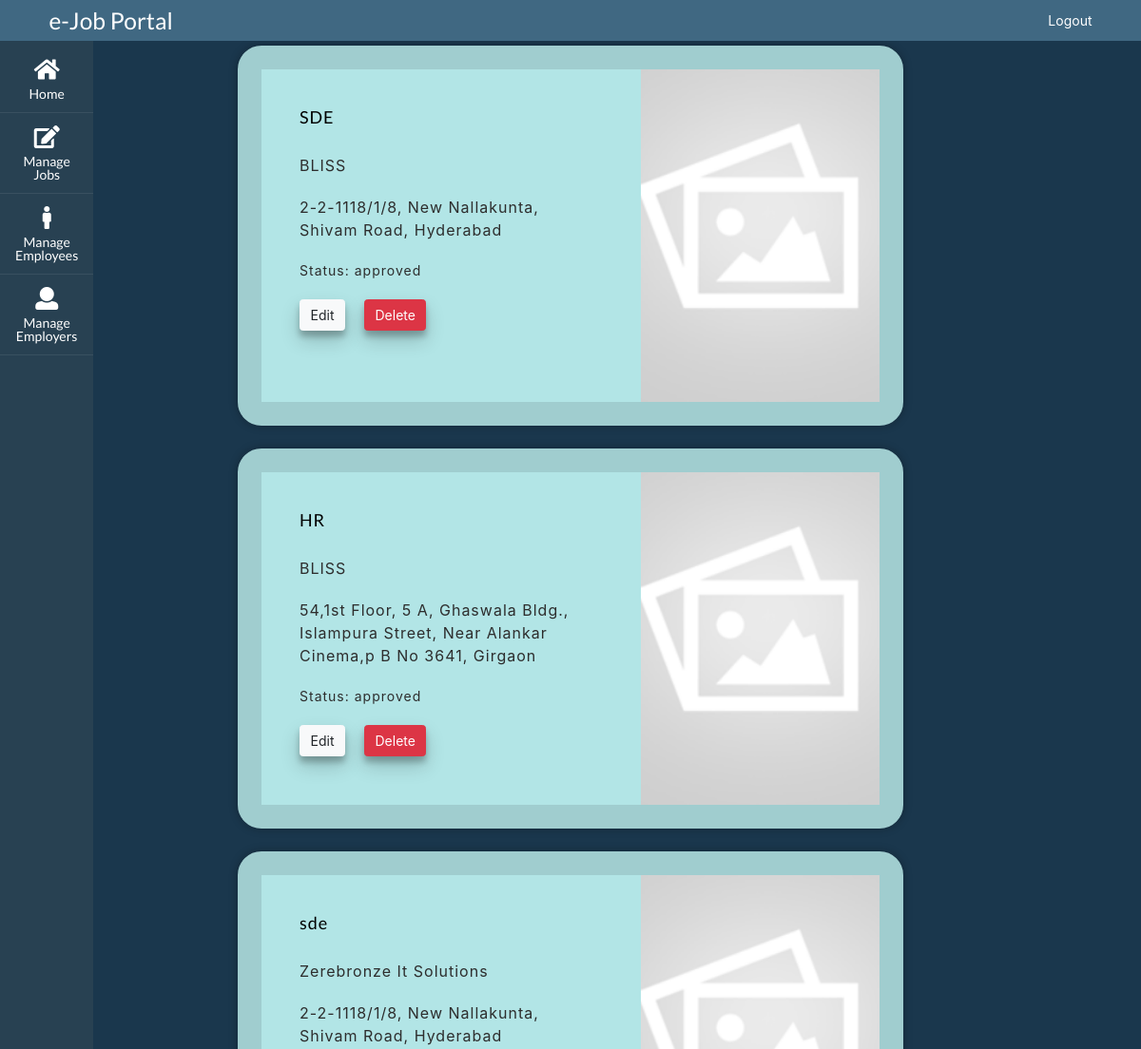
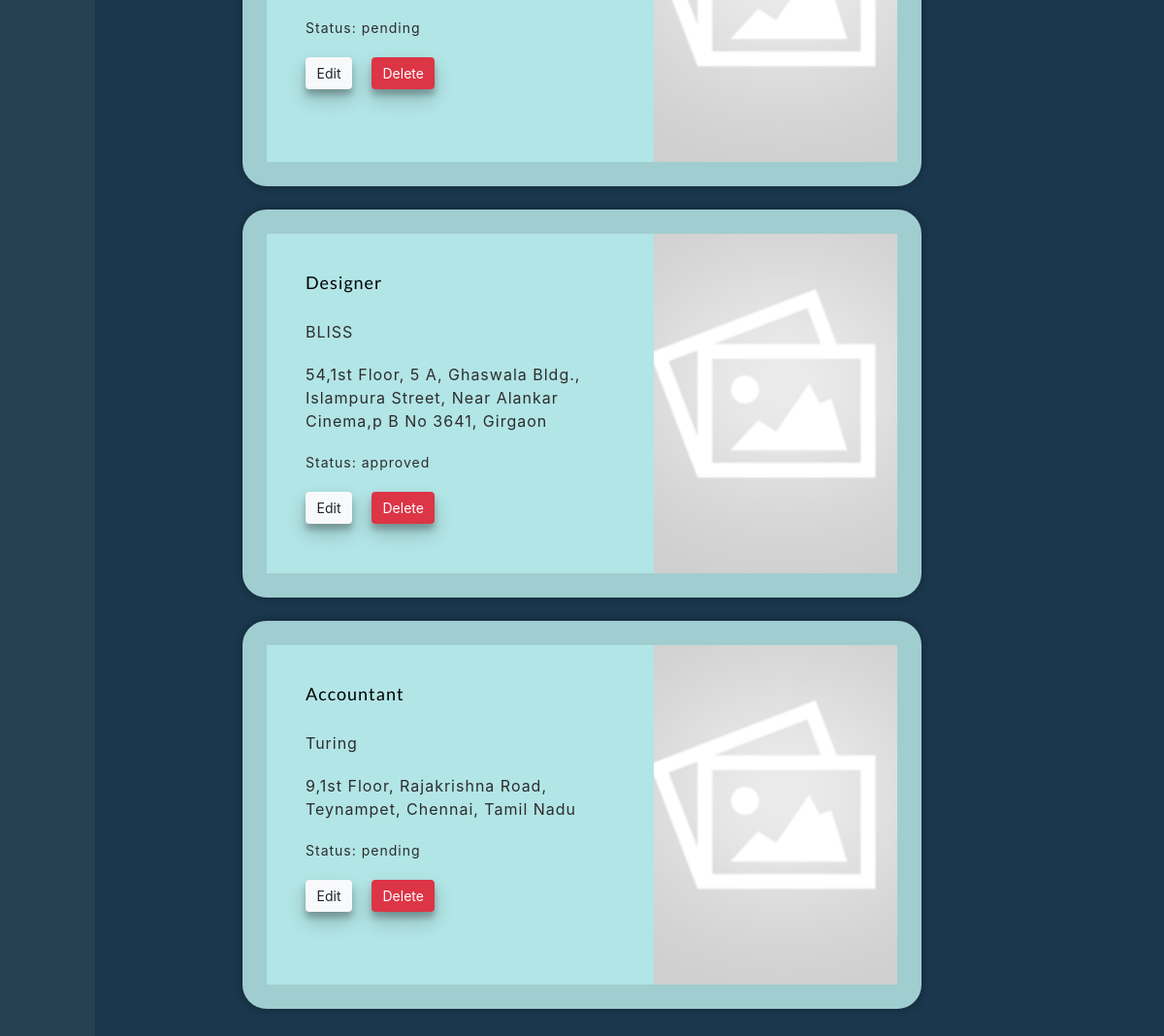
Screenshot of /admins/manage-jobs/ (signed in) with the database file from the repository (2 pictures, top to bottom).
### employer/models.py (models this page shows)
class Job(models.Model):
  id = models.BigAutoField(primary_key=True)
  employer_id = models.ForeignKey(Employer, to_field='id', on_delete=models.CASCADE)
  title = models.CharField(max_length=150, null=False, blank=False)
  logo = models.ImageField(upload_to='', blank=True)
  company_name = models.CharField(max_length=300, null=False, blank=False)
  location = models.CharField(max_length=150, null=False, blank=False)
  about = models.CharField(max_length=3000, null=False, blank=False)
  qualifications = models.CharField(max_length=3000, blank=True)
  responsibility = models.CharField(max_length=3000, blank=True)
  experience = models.IntegerField(blank=True, null=True, default = 0)
  job_type = models.CharField(max_length=50, blank=True, choices=jobType)
  package = models.CharField(max_length=150, blank=True)
  skills = models.CharField(max_length=350, blank=True)
  status = models.CharField(max_length=50, default="pending", null=False, blank=False)

### admins/views.py (the view, shortened to what this page needs)
# urls.py: path('manage-jobs/', adminsManageJob_view, name='adminsManageJob_view'),
@login_required
def adminsManageJob_view(request):
  if request.user.role == 'ADMIN':
    confirm = ''
    confirmError = ''
    jobs = Job.objects.all()
    jobObj = []
    for j in jobs:
      if request.method == 'POST' and len(form_data) > 2 and str(j.id) == form_data['jobid']:
        job = Job.objects.get(id=int(form_data['jobid']))
        form = JobModelForm(request.POST or None, request.FILES or None, instance=job)
      else:
        form = JobModelForm(instance=j)
      jobObj.append({
        'job': j,
        'form': form
      })
    context = {
      'jobs': jobObj,
      'confirm': confirm,
      'confirmError': confirmError,
    }
    return render(request, 'adm-manage-job.html', context)

### admins/templates/adm-manage-job.html (shortened to what this page needs)
{% extends "base.html" %}
{% block content %}
<div class="page">
  <div class="page-box">
    {% for j in jobs %}
      <div class="empcard ">
        <div class="empcard-description">
          <h2 class="empcard-description-title">{{j.job.title}}</h2>
          <span class="empcard-description-subtitle">{{j.job.company_name}}</span>
          <span class="empcard-description-subtitle">{{j.job.location}}</span>
          <span class="empcard-description-skills">Status: {{j.job.status}}</span>
          <div style="display: flex; gap: 20px;">
            <button class="empcard-btn btn btn-light" onclick="viewEmp('mymodal{{forloop.counter0}}')">Edit</button>
            <form action="" method="POST">
              <button class="empcard-btn btn btn-danger" type="submit" value="{{j.job.id}}" name="delete">Delete</button>
            </form>
          </div>
        </div>
        <div class="emp-card-img">
          {% if j.job.logo %}
            <img class="empcard-image" src={{j.job.logo.url}}>
          {% else %}
            <img class="empcard-image" src="/media/empty-img.png">
          {% endif %}
        </div>
      </div>
    {% endfor %}
  </div>
</div>
{% endblock %}

### templates/base.html (shortened to what this page needs)
{% load static %}
<!doctype html>
<html lang="en">
  <head>
    <link rel="stylesheet" type="text/css" href={% static 'style.css' %}>
    <link rel="stylesheet" type='text/css' href="https://cdnjs.cloudflare.com/ajax/libs/semantic-ui/2.2.14/semantic.min.css">
    <link rel="stylesheet" href="https://cdn.jsdelivr.net/npm/bootstrap@4.6.2/dist/css/bootstrap.min.css">
  </head>
  <body>
    {% url 'home-view' as path_to_home %}
    {% if request.user.is_authenticated %}
      {% if request.user.role == 'EMPLOYEE' %}
        {% url 'employee:employeeHome_view' as path_to_home %}
      {% endif %}
    {% endif %}
    {% if request.user.is_authenticated %}
      {% if request.user.role == 'EMPLOYER' %}
        {% url 'employer:employerHome_view' as path_to_home %}
      {% endif %}
    {% endif %}
    <nav class="navbar e-nav">
      <div class="ui container">
        <a href="{{path_to_home}}" class="{% if request.path == path_to_home %}active{% endif %} item">
          <h3>e-Job Portal</h3>
        </a>
        <div class="right menu">
          {% if request.user.is_authenticated %}
          <a href="{% url 'logoutUser' %}" class="ui item">
            Logout
          </a>
          {% endif %}
        </div>
      </div>
    </nav>
    {% if request.user.is_authenticated %}
    <div class="ui demo vertical inverted sidebar labeled icon menu">
      {% if request.user.role == 'EMPLOYEE' %}
        <a class="item" href="{% url 'employee:employeeHome_view' %}">
          <i class="home icon"></i>Home
        </a>
        <a class="item" href="{% url 'employee:employeeProfile_view' %}">
          <i class="user icon"></i>Profile
        </a>
        <a class="item" href="{% url 'employee:employeeTrackApplication_view' %}">
          <i class="location arrow icon"></i>Track<br>Applications
        </a>
        <a class="item" href="{% url 'employee:employeeListThreads_view' %}">
          <i class="comments icon"></i>Inbox
        </a>
      {% elif request.user.role == 'ADMIN' %}
        <a class="item" href="{% url 'admins:adminsHome_view' %}">
          <i class="home icon"></i>Home
        </a>
        <a class="item" href="{% url 'admins:adminsManageJob_view' %}">
          <i class="edit icon"></i>Manage<br>Jobs
        </a>
        <a class="item" href="{% url 'admins:adminsManageEmployee_view' %}">
          <i class="male icon"></i>Manage<br>Employees
        </a>
        <a class="item" href="{% url 'admins:adminsManageEmployer_view' %}">
          <i class="user icon"></i>Manage<br>Employers
        </a>
      {% endif %}
    </div>
    {% endif %}
    <div class="main-box">
      {% block content %}
      {% endblock content %}
    </div>
  </body>
</html>

### static/style.css (style rules this page uses)
body { height: auto !important; }
.main-box { width: 100%; height: 100%; }
.e-nav { background: #406882; z-index: 345; position: fixed !important; width: 100% !important; }
.e-nav h3, .e-nav a { color: #fff !important; }
.page { background: #1A374D; height: 100%; width: 100%; color: white; min-height: 100vh; }
.page-box { padding: 4vw 10vw; width: 100%; }
.ui.sidebar { visibility: inherit !important; }
.ui.inverted.menu { background: #284152 !important; padding-top: 4vw; }
.empcard { display: flex; align-items: center; justify-content: space-between; width: 700px; height: 400px; position: relative; color: #2d2d2d; background-color: #b2e5e6; letter-spacing: 1px; border: 25px solid #a0cdcf; border-radius: 25px; overflow: hidden; box-shadow: 0 0 10px rgba(0, 0, 0, 0.3); margin: 0 auto; margin-bottom: 2vw; }
.empcard .empcard-description { display: flex; flex-direction: column; gap: 20px; padding: 40px; width: 100%; height: 100%; }
.empcard .empcard-description .empcard-description-title { color: black; font-size: 18px; }
.empcard .empcard-description .empcard-description-subtitle { display: block; font-size: 16px; }
.empcard .empcard-description .empcard-description-skills { display: block; font-size: 14px; cursor: pointer; }
.emp-card-img { width: 450px; height: 100%; }
.empcard-image { height: 100% !important; width: 100% !important; object-fit: cover !important; }
.empcard-btn { box-shadow: 0 10px 20px rgba(0,0,0,0.19), 0 6px 6px rgba(0,0,0,0.23); }

### rows the page displays
Job: job "SDE", job.company_name "BLISS", job.location "2-2-1118/1/8, New Nallakunta, Shivam Road, Hyderabad", job.status "approved", {{ j.job.id }} 5 (drawn)
Job: job "HR", job.company_name "BLISS", job.location "54,1st Floor, 5 A, Ghaswala Bldg., Islampura Street, Near Alankar Cinema,p B No 3641, Girgaon", job.status "approved", {{ j.job.id }} 6 (drawn)
Job: job "sde", job.company_name "Zerebronze It Solutions", job.location "2-2-1118/1/8, New Nallakunta, Shivam Road, Hyderabad", job.status "pending", {{ j.job.id }} 7 (drawn)
Job: job "Designer", job.company_name "BLISS", job.location "54,1st Floor, 5 A, Ghaswala Bldg., Islampura Street, Near Alankar Cinema,p B No 3641, Girgaon", job.status "approved", {{ j.job.id }} 9 (drawn)
Job: job "Accountant", job.company_name "Turing", job.location "9,1st Floor, Rajakrishna Road, Teynampet, Chennai, Tamil Nadu", job.status "pending", {{ j.job.id }} 10 (drawn)
